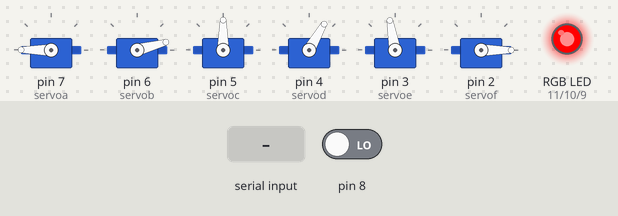
The sketch below on a simulated Arduino Uno, built with avr-gcc and run on an emulated ATmega328P. On the bench: 6 × servo, an RGB LED mixed from three pins (HIGH = lit). The test bench sets the inputs (shaded band); at power-on: pin 8 LOW. No radio packets arrive unless stated; what the sketch prints to the serial monitor is not drawn.

Above: at 1.2 s.
1.3 s: "sp" received over Serial
3.8 s: "s1" received over Serial
At 5.6 s:
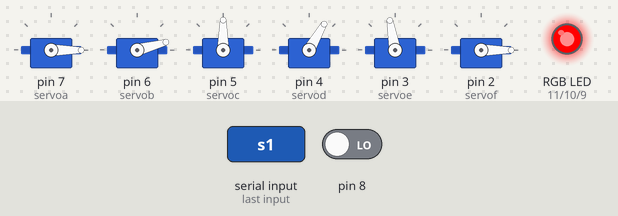
6.3 s: "s3,45\n" received over Serial
At 8.5 s:
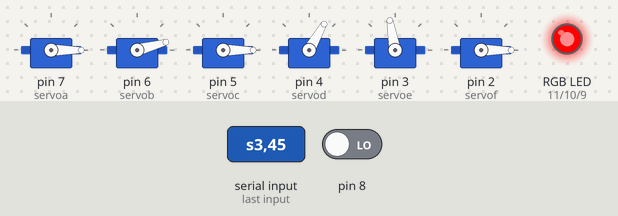
8.8 s: "s4" received over Serial
At 10.2 s:
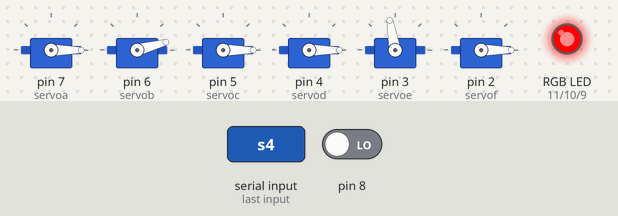
11.3 s: "s5" received over Serial
At 13.4 s:
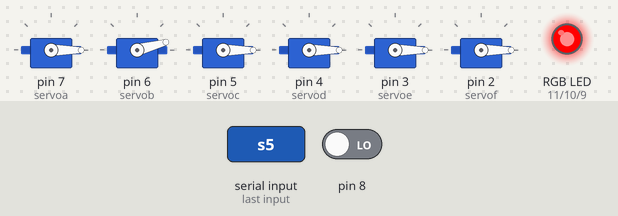
13.8 s: "s190\n" received over Serial
At 15.4 s:
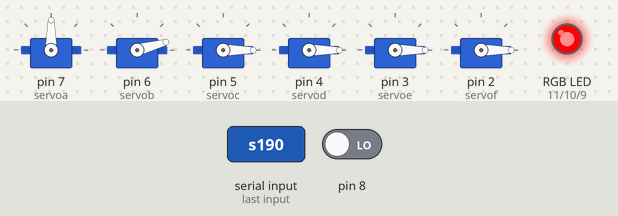
Timing chart, 0 to 16.9 s (numbered marks = the images above; inputs shaded):
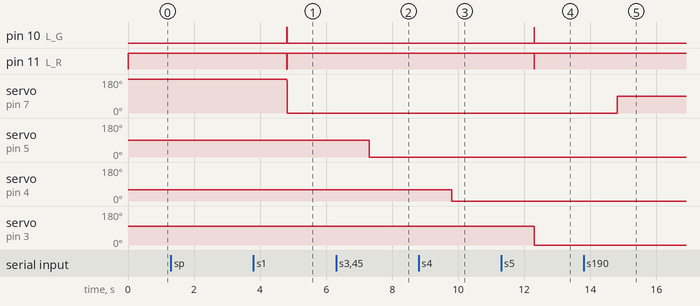

Measured:
- after the input at 3.8 s, pin 10 (L_G): LOW → HIGH after 1.0 s, → LOW 0.01 s later; pin 11 (L_R): HIGH → LOW after 1.0 s, → HIGH 0.01 s later; servo on pin 7 (servoa): 180° → 0° after 1.0 s
- after the input at 6.3 s, servo on pin 5 (servoc): 90° → 0° after 1.0 s
- after the input at 8.8 s, servo on pin 4 (servod): 60° → 0° after 1.0 s
- after the input at 11.3 s, pin 10 (L_G): LOW → HIGH after 1.0 s, → LOW 0.01 s later; pin 11 (L_R): HIGH → LOW after 1.0 s, → HIGH 0.01 s later; servo on pin 3 (servoe): 100° → 0° after 1.0 s
- after the input at 13.8 s, servo on pin 7 (servoa): 0° → 90° after 1.0 s

The sketch:

ricevente.ino
```cpp
#include <Servo.h>
#include <SoftwareSerial.h>
#include <SPI.h>
#include <nRF24L01.h>
#include <RF24.h>

//servo
Servo servoa;
Servo servob;
Servo servoc;
Servo servod;
Servo servoe;
Servo servof;

int servoaPos, servobPos, servocPos, servodPos, servoePos, servofPos;
int servo1PPos, servo2PPos, servo3PPos, servo4PPos, servo5PPos, servo6PPos;
int sp;

String dataIn = "";
String dataInS;

//LED RGB
int L_R = 11;
int L_G = 10;
int L_B = 9;

//stato
int stato = LOW;

//RC
RF24 myRF24 (12, 13);
byte address[6] = "00001";

void setup() {
  //serial monitor
  Serial.begin(9600);

  //button
  pinMode(8, INPUT);

  //servo setup pinze
  servoa.attach(7);
  servo1PPos = 180;
  servoa.write(servo1PPos);

  //movimento pinze
  servob.attach(6);
  servo2PPos = 15;
  servob.write(servo2PPos);

  //angolo pinze
  servoc.attach(5);
  servo3PPos = 90;
  servoc.write(servo3PPos);

  //giro secondo pezzo braccio
  servod.attach(4);
  servo4PPos = 60;
  servod.write(servo4PPos);

  //primo pezzo braccio
  servoe.attach(3);
  servo5PPos = 100;
  servoe.write(servo5PPos);

  servof.attach(2);
  servo6PPos = 0;
  servof.write(servo6PPos);

  //setup RC
  myRF24.begin();
  myRF24.openReadingPipe(0, address);
  myRF24.setPALevel(RF24_PA_MIN);
  myRF24.startListening();

  //RGB Setup
  pinMode(L_R, OUTPUT);
  pinMode(L_G, OUTPUT);
  pinMode(L_B, OUTPUT);
}

void loop() {
  if (digitalRead(8) == HIGH) {
    stato = !stato;
    delay(100);
  }

  if (stato == HIGH) {
    if ( myRF24.available()) {
      char text[5] = "";
      myRF24.read( &text, sizeof(text));
      dataIn = text;
      Serial.println(dataIn);
    }
  } else {
    if (Serial.available() <= 0) {
      digitalWrite(L_G, LOW);
      digitalWrite(L_B, LOW);
      digitalWrite(L_R, HIGH);
    }

    //check data in
    if (Serial.available() > 0) {
      dataIn = Serial.readString();
      Serial.print(dataIn);
      digitalWrite(L_R, LOW);
      digitalWrite(L_B, LOW);
      digitalWrite(L_G, HIGH);
    }
  }

//-------------------------------\Motor movement\-----------------------------//

  //set the speed
  if (dataIn.startsWith("sp")) {
    dataInS = dataIn.substring(2, dataIn.length());
    sp = dataInS.toInt();
  }

  if (dataIn.startsWith("s1")) {
    dataInS = dataIn.substring(2, dataIn.length()); // Extract only the number
    servoaPos = dataInS.toInt();  // Convert the string into integer
    // We use for loops so we can control the speed of the servo
    // If previous position is bigger then current position
    if (servo1PPos > servoaPos) {
      for ( int j = servo1PPos; j >= servoaPos; j--) {   // Run servo down
        servoa.write(j);
        delay(sp);    // defines the speed at which the servo rotates
      }
    }
    // If previous position is smaller then current position
    if (servo1PPos < servoaPos) {
      for ( int j = servo1PPos; j <= servoaPos; j++) {   // Run servo up
        servoa.write(j);
        delay(sp);
      }
    }
    servo1PPos = servoaPos;
  }

  if (dataIn.startsWith("s2")) {
    dataInS = dataIn.substring(2, dataIn.length());
    servobPos = dataInS.toInt();

    if (servo2PPos > servobPos) {
      for ( int j = servo2PPos; j >= servobPos; j--) {
        servob.write(j);
        delay(sp);
      }
    }

    if (servo2PPos < servobPos) {
      for ( int j = servo2PPos; j <= servobPos; j++) {
        servob.write(j);
        delay(sp);
      }
    }
    servo2PPos = servobPos;
  }

  if (dataIn.startsWith("s3")) {
    dataInS = dataIn.substring(2, dataIn.length());
    servocPos = dataInS.toInt();

    if (servo3PPos > servocPos) {
      for ( int j = servo3PPos; j >= servocPos; j--) {
        servoc.write(j);
        delay(sp);
      }
    }

    if (servo3PPos < servocPos) {
      for ( int j = servo3PPos; j <= servocPos; j++) {
        servoc.write(j);
        delay(sp);
      }
    }
    servo3PPos = servocPos;
  }

  if (dataIn.startsWith("s4")) {
    dataInS = dataIn.substring(2, dataIn.length());
    servodPos = dataInS.toInt();

    if (servo4PPos > servodPos) {
      for ( int j = servo4PPos; j >= servodPos; j--) {
        servod.write(j);
        delay(sp);
      }
    }

    if (servo4PPos < servodPos) {
      for ( int j = servo4PPos; j <= servodPos; j++) {
        servod.write(j);
        delay(sp);
      }
    }
    servo4PPos = servodPos;
  }

  if (dataIn.startsWith("s5")) {
    dataInS = dataIn.substring(2, dataIn.length());
    servoePos = dataInS.toInt();

    if (servo5PPos > servoePos) {
      for ( int j = servo5PPos; j >= servoePos; j--) {
        servoe.write(j);
        delay(sp);
      }
    }

    if (servo5PPos < servoePos) {
      for ( int j = servo5PPos; j <= servoePos; j++) {
        servoe.write(j);
        delay(sp);
      }
    }
    servo5PPos = servoePos;
  }

  if (dataIn.startsWith("s6")) {
    dataInS = dataIn.substring(2, dataIn.length());
    servofPos = dataInS.toInt();

    if (servo6PPos > servofPos) {
      for ( int j = servo6PPos; j >= servofPos; j--) {
        servof.write(j);
        delay(sp);
      }
    }

    if (servo6PPos < servofPos) {
      for ( int j = servo6PPos; j <= servofPos; j++) {
        servof.write(j);
        delay(sp);
      }
    }
    servo6PPos = servofPos;
  }

}
```
